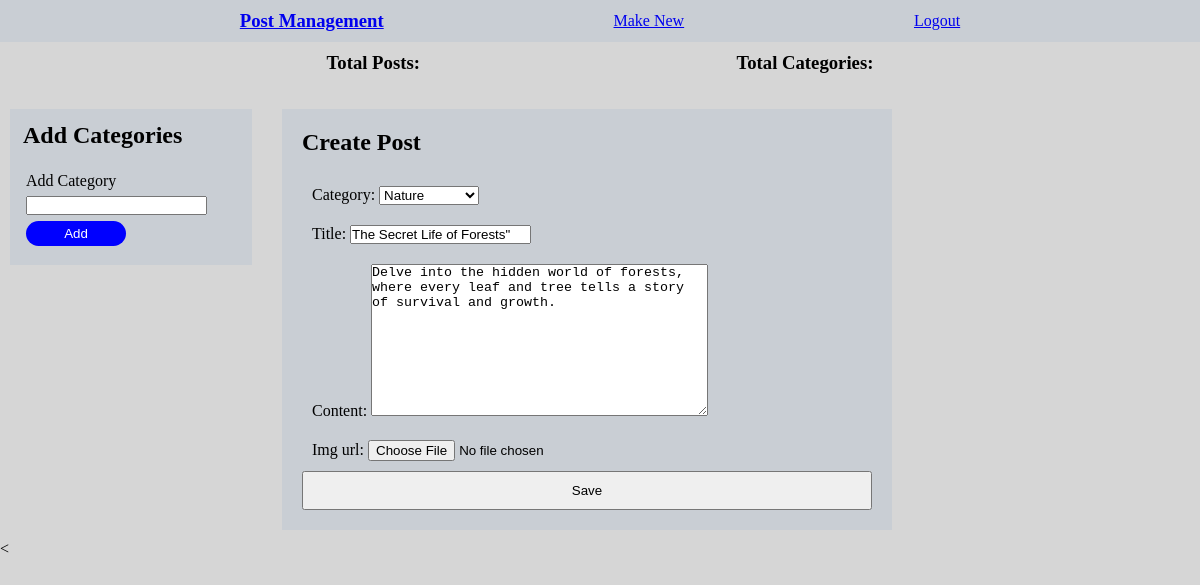
/adminpage/?edit=2 (signed in), run on the app's committed database.
### firstapp/models.py (models this page shows, shortened)
class Post(models.Model):
    title = models.CharField(max_length=200)
    content = models.TextField()
    category = models.ForeignKey(Category, on_delete=models.CASCADE)
    img_url = models.URLField(blank=True)
    created_at = models.DateTimeField(auto_now_add=True)
    updated_at = models.DateTimeField(auto_now=True)

### firstapp/views.py (the view, shortened to what this page needs)
# urls.py: path('adminpage/', views.adminpage, name='adminPage'),
def adminpage(req):
    if not req.user.is_authenticated:
        return redirect('firstapp:adminlogin')
    post_id = req.GET.get('edit')
    edit_post = None
    if post_id:
        edit_post = get_object_or_404(Post, id=post_id)
        form = PostForm(instance=edit_post)
    else:
        form = PostForm()
    return render(req, 'admin.html', {'form': form, 'edit_post': edit_post})

### firstapp/forms.py
class PostForm(forms.ModelForm):
    class Meta:
        model = Post
        fields = ['category', 'title', 'content', 'img_url']
        widgets = {
            'category': forms.Select(attrs={'class': 'form-control'}),
            'title': forms.TextInput(attrs={'class': 'form-control'}),
            'content': forms.Textarea(attrs={'class': 'form-control'}),
            'img_url': forms.FileInput(attrs={'class': 'form-control'}),
        }

### firstapp/models.py (called while the page is built)
    def __str__(self):
        return self.name

### firstapp/templates/admin.html (shortened to what this page needs)
{% extends "header.html" %}
{% block content %}
<div class="dashboard">
    <div><h3>Total Posts: </h3></div>
    <div><h3>Total Categories: </h3></div>
</div>
<div class="FunctionContainer">
    <div class="categoryForm">
        <h2>Add Categories</h2>
        <form method="POST" action="{% url 'firstapp:add_category' %}">
            <div>
                <label for="category">Add Category</label>
            </div>
            <div>
                <input type="text" name="name" id="category" required>
            </div>
            <div>
                <input id="CategorySubmit" type="submit" value="Add">
            </div>
        </form>
    </div>
    <div class="postContainer">
        <h2>Create Post</h2>
        <form method="POST" enctype="multipart/form-data">
    {{ form.as_p }}
    <button type="submit">Save</button>
</form>
    </div>
</div>
<
{% endblock content %}

### firstapp/static/css/home.css (style rules this page uses)
* { margin: 0; padding: 0; }
body { background-color: rgb(214, 214, 214); margin:0; padding: 0; }

### firstapp/static/css/header.css (style rules this page uses)
* { margin: 0; padding: 0; }

### firstapp/static/css/admin.css (style rules this page uses)
body { background-color: rgb(214, 214, 214); margin:0; padding: 0; }
.categoryForm>* { padding: 10px; }
.FunctionContainer { margin-top: 10px; padding: 10px; border-radius: 30px; display: flex; gap: 30px; }
.categoryForm { height: 150px; width: 20%; }
.categoryForm,.categoryForm>*>* { padding: 3px; }
#CategorySubmit { width: 100px; background-color: blue; color: white; cursor: pointer; padding: 5px; border-radius: 20px; border: none; }
.postContainer,.categoryForm { background-color:rgba(201, 206, 212, 0.973); margin-top: 5px; }
.postContainer { width: 50%; }
.postContainer,.postContainer>* { padding: 10px; }
.postContainer>*>* { padding: 10px; width: 100%; }
.dashboard { display: flex; justify-content: space-evenly; align-items: center; padding: 10px; }

### firstapp/static/css/singlepost.css (style rules this page uses)
* { margin: 0; padding: 0; }
body { background-color: rgb(214, 214, 214); margin:0; padding: 0; }

### data on the page
Post: category "Nature", title "The Secret Life of Forests\"", content "Delve into the hidden world of forests, where every leaf and tree tells a story of survival and growth."
